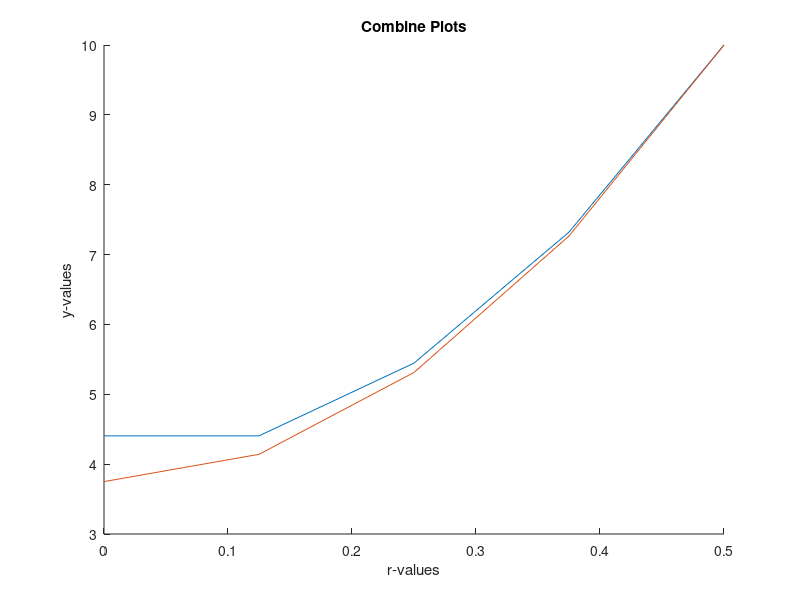
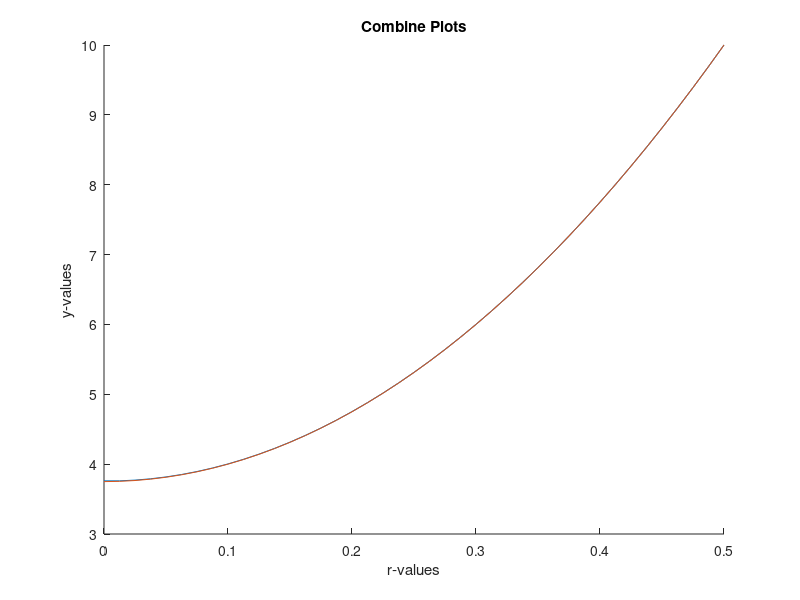
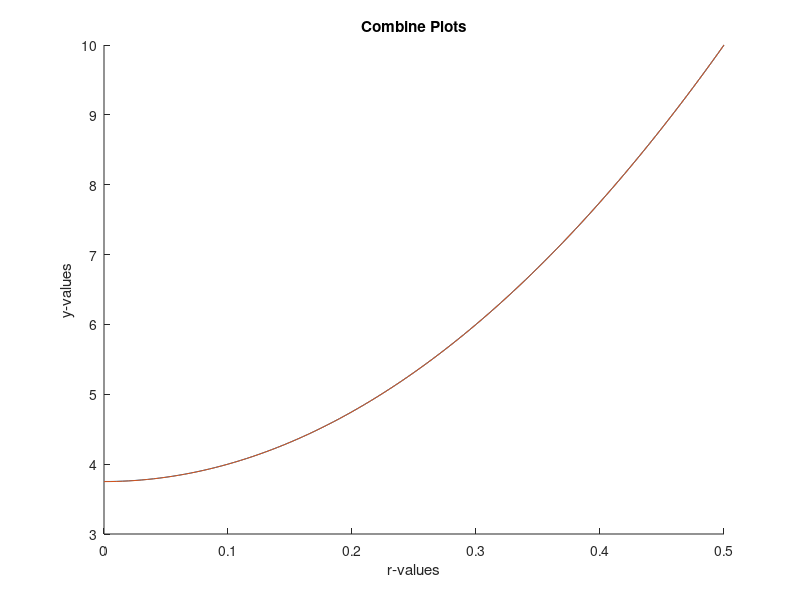
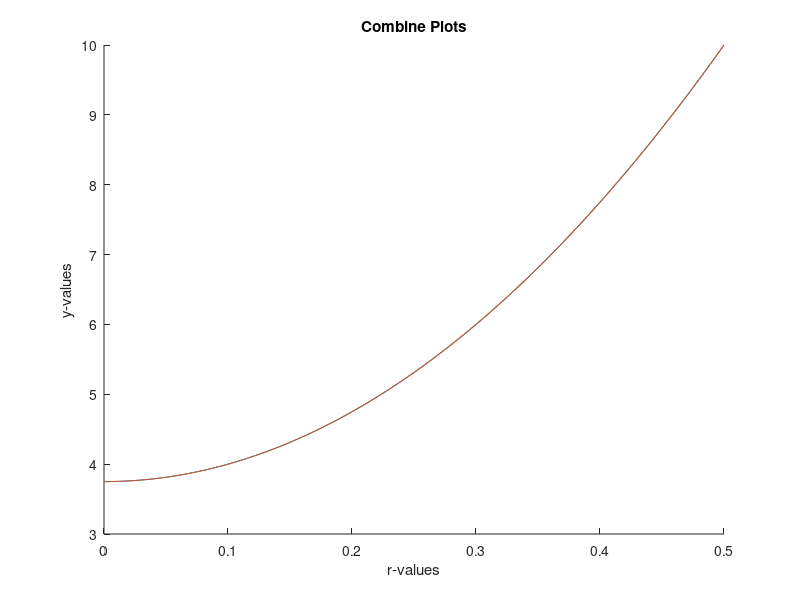

These figures' MATLAB source, in order: (Note: this script raises an error after producing the figures.)
clc;
clear all;
Ce=10;
R=0.5;
k=4*10^(-9);
s= 10^(-8);
Deff= 10^(-10);


N=[4 40 100 400 4000 40000];

for e =1:6
    dr=R/N(e);



    d1= (Deff)/(dr^2);
    d2= Deff/(2*dr);
    
    K=zeros(N(e)+1,N(e)+1);
    F=zeros(N(e)+1,1);
    
    C0=0;
    
    K(1,1)=-1;
    K(1,2)=1;
    K(N(e)+1,N(e)+1)=1;
    F(1,1)=0;
    F(N(e)+1,1)=Ce;
    for i = 2:N(e);
            K(i,i-1:i+1) = [d1-d2/(dr*(i-1)) -2*d1 d1+d2/(dr*(i-1))];
            F(i,1) = s;
    end
    
    U=K\F;
    
    x=0:dr:R;
    figure(e)
    hold on
    plot(x,U,'DisplayName','numerical solution')
    
    
    X= (1/4).*(s./Deff).*(x.^2-R^2)+Ce;
    plot(x,X,'DisplayName','analytical solution')
    
    title('Combine Plots')
    xlabel('r-values')
    ylabel('y-values')
    
    hold off
    % initial value of norme 1 and 2 
    L_1 =1/(N(e)+1)*(abs(U(1)-X(1)));
    L_2=(1/(N(e)+1)*(abs(U(1)-X(1)))^2);
    % storing in a matrix the error to find the maximum for Linfinity
    store = [abs(U(1)-X(1))];
    % applying the sum and concatination of matrices
    for j=2:N(e)+1
        L_1=L_1+ 1/(N(e)+1)*(abs(U(j)-X(j)));
        L_2=L_2+ (1/(N(e)+1)*(abs(U(j)-X(j)))^2);
        
        store(j)=[abs(U(j)-X(j))];
       
    end
    % displaying the norms
    Lf_1(e)=L_1
    Lf_2(e)=L_2^0.5
    Lf_3(e)=max(store)
end

dr=R./N
[]
figure(7)
hold on
loglog(dr,Lf_1,'DisplayName','L1')
loglog(dr,Lf_2,'DisplayName','L2')
loglog(dr,Lf_3,'DisplayName','L3')


% plot(log(Lf_1),log(dr),'DisplayName','L1')
% plot(log(Lf_2),log(dr),'DisplayName','L2')
% plot(log(Lf_3),log(dr),'DisplayName','L3')
title('log L vs log dr')
xlabel('log dr')
ylabel('log L')
hold off